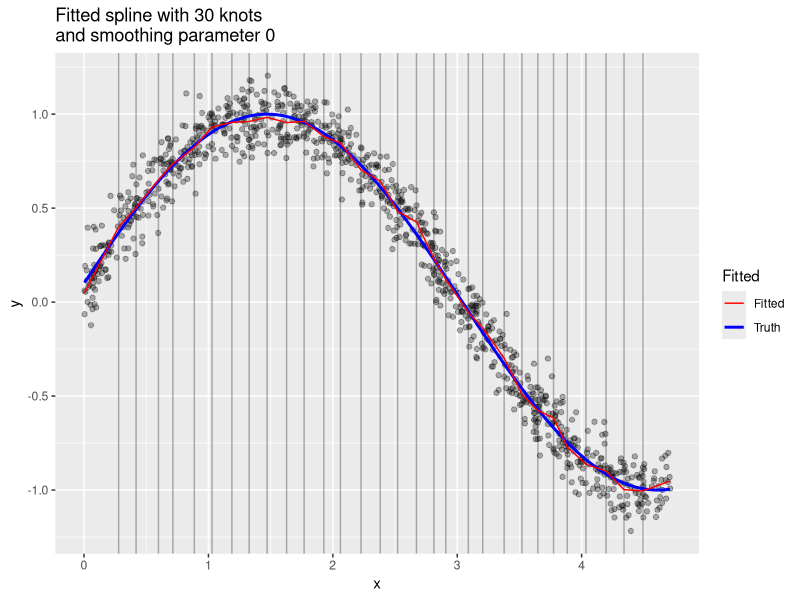

Write R code to recreate this figure.
library(tidyverse)

set.seed(1127)

# data
x <- runif(n = 1000, min = 0, max = 3*pi/2)
e <- rnorm(n = 1000, mean = 0, sd = 0.1)
y <- sin(x + 0.1) + e
df <- data.frame(x, e, y)

# knot locations
K <- 30
k <- 1:K
knots <- quantile(x, probs = (k+1)/(K+2))

# linear spline X matrix
X <- cbind(1, x)
for(i in k){
  X <- cbind(X, (x - knots[i]) * as.numeric(x > knots[i]))
}

# build D
D <- diag(c(0, 0, rep(1, K)))

# set smoothing parameter
lambda <- 0

# solve for beta hat
beta_hat <- solve(t(X) %*% X + lambda * D, t(X) %*% y)

# get estimates
y_hat <- X %*% beta_hat
df$y_hat <- y_hat

# plot
ggplot(data = df) +
  geom_point(mapping = aes(x = x, y = y), alpha = 0.3, show.legend = FALSE) +
  geom_vline(xintercept = knots, alpha = 0.3) +
  stat_function(mapping = aes(color = "Truth"), fun = function(x) {sin(x + 0.1)}, lwd = 1) +
  geom_line(mapping = aes(x = x, y = y_hat, color = "Fitted")) +
  scale_color_manual(name = "Fitted", values = c("red", "blue")) +
  ggtitle(paste0("Fitted spline with ", K, " knots \nand smoothing parameter ", lambda))
